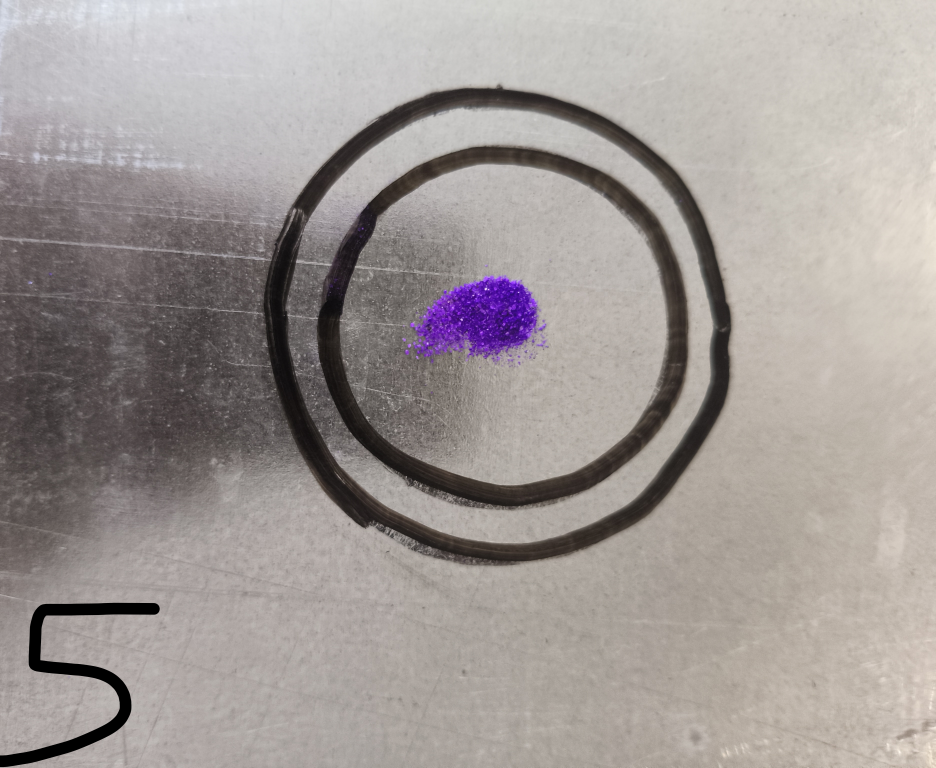
#> input picture backend/uploads/temp/6c38adad-2c59-4417-b8d3-e21d97ee2025.jpeg, 3743 x 3072 px (shown at 1/4 size)
$ python -i visual_features.py   (imports and definitions only)   (older library calls are emulated)
#> lines starting #> are read from the running program, lines starting #| are printed output that depends on the picture; after the words box and inside, x2 and y2 are one past the last pixel; in counts of white or black regions, pixels touching at a corner belong together
"""
Visual feature extraction for image-based analysis
"""

import cv2
import numpy as np
from typing import Dict
from scipy import stats


class VisualFeatureExtractor:
    """Extract general visual features from images"""

    def __init__(self):
        pass

    def extract(self, processed_image: np.ndarray) -> Dict:
        """
        Extract visual features from preprocessed image

        Args:
            processed_image: Preprocessed grayscale image

        Returns:
            Dictionary of visual features
        """
        features = {}

        # Statistical features
        features.update(self._extract_statistical_features(processed_image))

        # Shape descriptors
        features.update(self._extract_shape_descriptors(processed_image))

        # Frequency domain features
        features.update(self._extract_frequency_features(processed_image))

        # Connected component features
        features.update(self._extract_connected_component_features(processed_image))

        # Pattern irregularity
        features["irregularity"] = self._calculate_irregularity(processed_image)

        return features

    def _extract_statistical_features(self, image: np.ndarray) -> Dict:
        """Extract statistical features"""
        return {
            "mean_intensity": np.mean(image),
            "std_intensity": np.std(image),
            "min_intensity": np.min(image),
            "max_intensity": np.max(image),
            "median_intensity": np.median(image),
            "skewness": stats.skew(image.flatten()),
            "kurtosis": stats.kurtosis(image.flatten())
        }

    def _extract_shape_descriptors(self, image: np.ndarray) -> Dict:
        """Extract shape descriptors"""
        # Threshold to get binary
        _, binary = cv2.threshold((image * 255).astype(np.uint8), 127, 255, cv2.THRESH_BINARY)
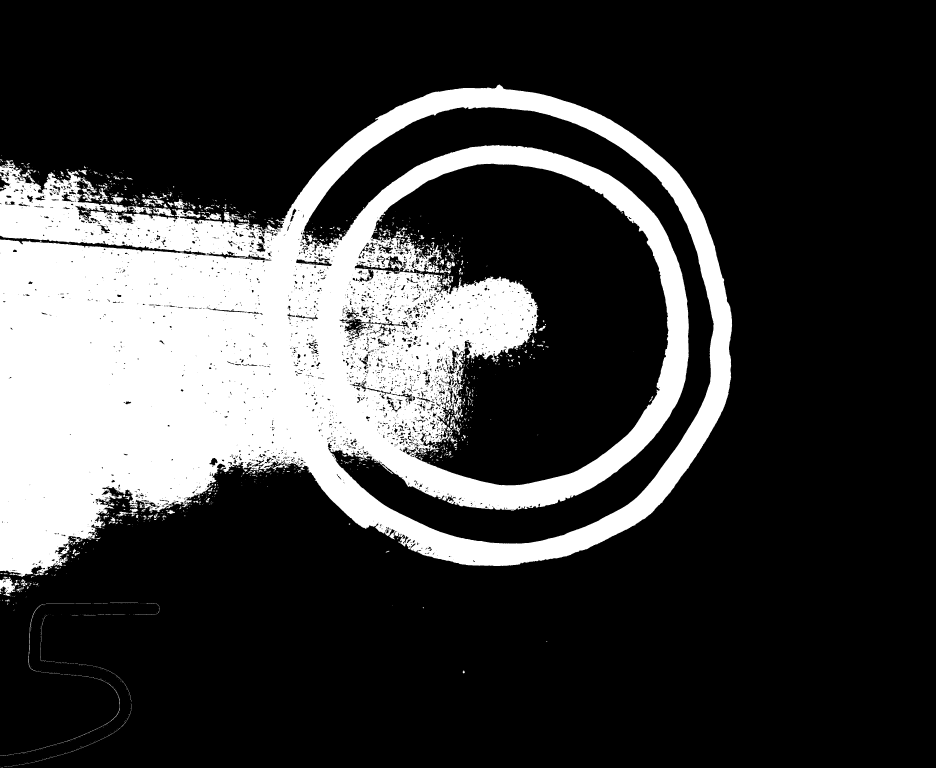
#> binary: shape (3072, 3743) (shown at 1/4 size); 23.4% white; 1687 white regions (1304 under 20 px)

        # Find contours
        contours, _ = cv2.findContours(binary, cv2.RETR_EXTERNAL, cv2.CHAIN_APPROX_SIMPLE)
#> contours = 1124 contours, 994 with area under 20; largest, box (x1, y1, x2, y2) and area: (0, 338, 2929, 2308) 4163937, (0, 2313, 62, 2385) 2386, (327, 752, 438, 810) 1934, (807, 851, 887, 879) 926, (696, 796, 739, 836) 764

        if not contours:
            return {
                "aspect_ratio": 1.0,
                "extent": 0.0,
                "solidity": 0.0,
                "convexity": 0.0
            }

        # Use largest contour
        largest_contour = max(contours, key=cv2.contourArea)
#> largest_contour = contour of 9252 points, box (x1, y1, x2, y2) (0, 338, 2929, 2308), area 4163937

        # Bounding rectangle
        x, y, w, h = cv2.boundingRect(largest_contour)
#> x = 0; y = 338; w = 2929; h = 1970
        aspect_ratio = float(w) / h if h > 0 else 1.0
#> aspect_ratio = 1.49

        # Area properties
        area = cv2.contourArea(largest_contour)
#> area = 4163937
        bounding_area = w * h
#> bounding_area = 5770130
        extent = area / bounding_area if bounding_area > 0 else 0
#> extent = 0.722

        # Solidity
        hull = cv2.convexHull(largest_contour)
#> hull = contour of 76 points, box (x1, y1, x2, y2) (0, 338, 2929, 2308), area 4989727
        hull_area = cv2.contourArea(hull)
#> hull_area = 4989727
        solidity = area / hull_area if hull_area > 0 else 0
#> solidity = 0.835

        # Convexity
        convex_hull = cv2.convexHull(largest_contour)
#> convex_hull has the same summary as hull
        convexity = cv2.contourArea(convex_hull) / area if area > 0 else 0
#> convexity = 1.2

        return {
            "aspect_ratio": aspect_ratio,
            "extent": extent,
            "solidity": solidity,
            "convexity": convexity
        }

    def _extract_frequency_features(self, image: np.ndarray) -> Dict:
        """Extract frequency domain features using FFT"""
        # Compute 2D FFT
        f_transform = np.fft.fft2(image)
        f_shift = np.fft.fftshift(f_transform)
        magnitude_spectrum = np.abs(f_shift)

        # Calculate spectral features
        total_energy = np.sum(magnitude_spectrum**2)
#> total_energy = 3.5e+18

        # Low frequency energy (center region)
        h, w = magnitude_spectrum.shape
#> h = 3072; w = 3743
        center_h, center_w = h//2, w//2
#> center_h = 1536; center_w = 1871
        low_freq_region = magnitude_spectrum[center_h-10:center_h+10, center_w-10:center_w+10]
        low_freq_energy = np.sum(low_freq_region**2)
#> low_freq_energy = 3.4e+18

        # High frequency energy (edges)
        high_freq_energy = total_energy - low_freq_energy
#> high_freq_energy = 9.92e+16

        # Spectral centroid
        y_coords, x_coords = np.indices(magnitude_spectrum.shape)
        centroid_y = np.sum(y_coords * magnitude_spectrum) / np.sum(magnitude_spectrum)
#> centroid_y = 1535.9
        centroid_x = np.sum(x_coords * magnitude_spectrum) / np.sum(magnitude_spectrum)
#> centroid_x = 1871

        return {
            "total_energy": total_energy,
            "low_freq_energy": low_freq_energy / total_energy if total_energy > 0 else 0,
            "high_freq_energy": high_freq_energy / total_energy if total_energy > 0 else 0,
            "spectral_centroid_y": centroid_y / h,
            "spectral_centroid_x": centroid_x / w
        }

    def _extract_connected_component_features(self, image: np.ndarray) -> Dict:
        """Extract connected component features"""
        from skimage.measure import label, regionprops

        # Threshold
        _, binary = cv2.threshold((image * 255).astype(np.uint8), 127, 255, cv2.THRESH_BINARY)

        # Label components
        labeled = label(binary)
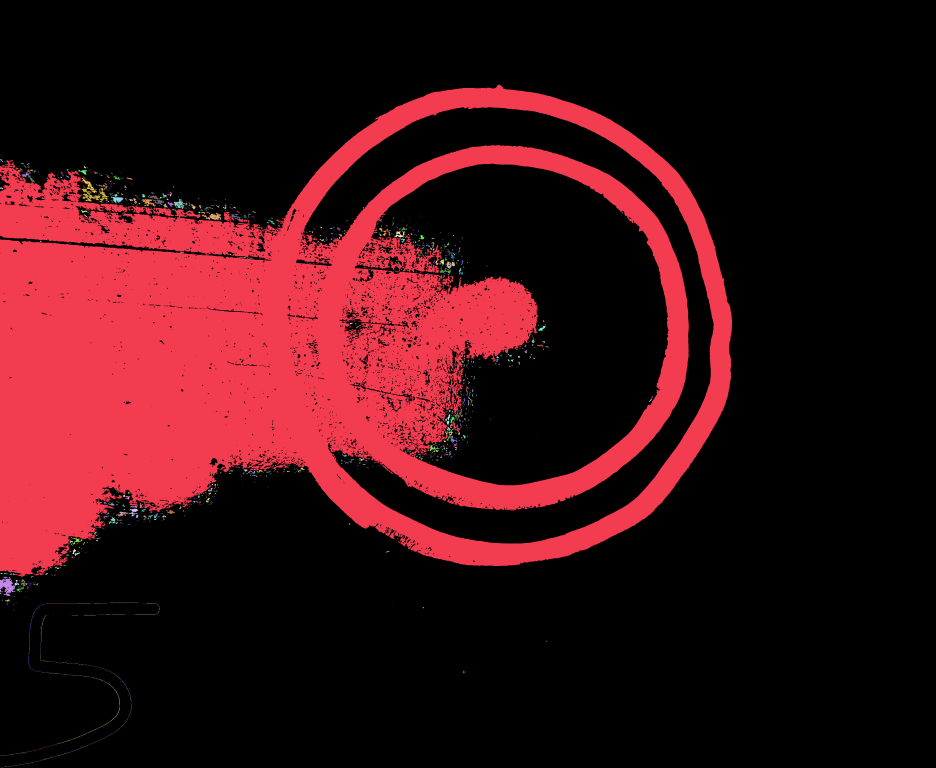
#> labeled: shape (3072, 3743) int64 (shown at 1/4 size); 1688 distinct labels, from 0 to 1687; one colour per label, 0 black
        regions = regionprops(labeled)
#> regions = 1687 regions; largest, box (x1, y1, x2, y2) and area: (0, 338, 2929, 2308) 2648686, (0, 2313, 62, 2385) 2527, (327, 752, 438, 810) 2197, (807, 851, 887, 879) 1042, (329, 712, 389, 772) 830

        if not regions:
            return {
                "num_components": 0,
                "avg_component_size": 0,
                "max_component_size": 0
            }

        sizes = [r.area for r in regions]
#> sizes = 1687 values, max 2648686 at index 0, min 1 at index 1, mean 1595.7

        return {
            "num_components": len(regions),
            "avg_component_size": np.mean(sizes),
            "max_component_size": max(sizes)
        }

    def _calculate_irregularity(self, image: np.ndarray) -> float:
        """
        Calculate pattern irregularity score
        Higher values indicate more irregular patterns
        """
        # Use edge density and gradient variation
        edges = cv2.Canny((image * 255).astype(np.uint8), 50, 150)
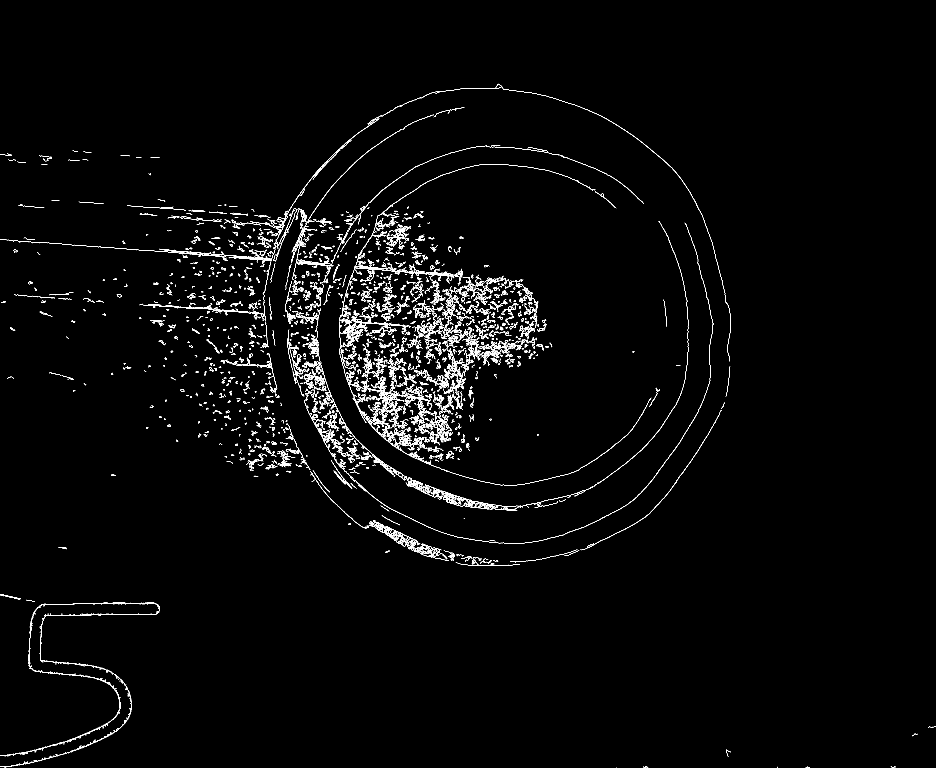
#> edges: shape (3072, 3743) (shown at 1/4 size); 1.2% white in thin lines or dots, all inside (x1, y1, x2, y2) = (0, 335, 3743, 3072)
        edge_density = np.sum(edges > 0) / edges.size
#> edge_density = 0.0121

        # Gradient variation
        sobel_x = cv2.Sobel((image * 255).astype(np.uint8), cv2.CV_64F, 1, 0, ksize=3)
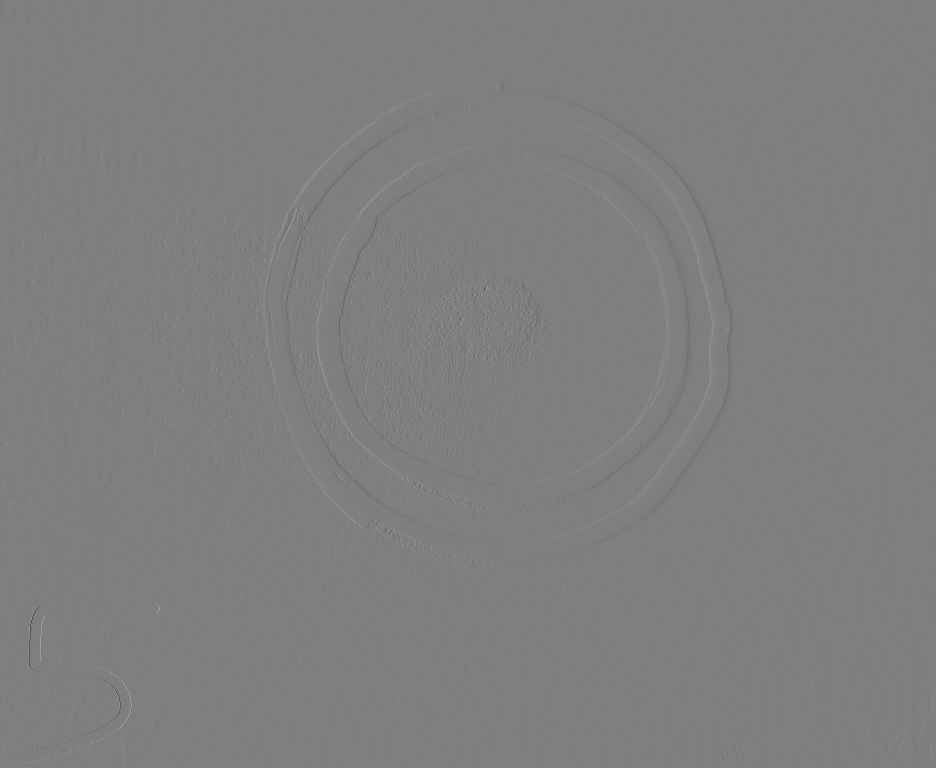
#> sobel_x: shape (3072, 3743) float64 (shown at 1/4 size); min -1020, max 1020, mean -0.2; drawn with min black and max white
        sobel_y = cv2.Sobel((image * 255).astype(np.uint8), cv2.CV_64F, 0, 1, ksize=3)
        gradient_variation = np.std(np.sqrt(sobel_x**2 + sobel_y**2))
#> gradient_variation = 27.36

        # Combine metrics
        irregularity = (edge_density * 0.5) + (gradient_variation / 255 * 0.5)
#> irregularity = 0.0597

        return irregularity

>>> import cv2
>>> picture = cv2.imread('../uploads/temp/6c38adad-2c59-4417-b8d3-e21d97ee2025.jpeg', cv2.IMREAD_GRAYSCALE)
>>> result = VisualFeatureExtractor().extract(picture)
#> result = 20 items
